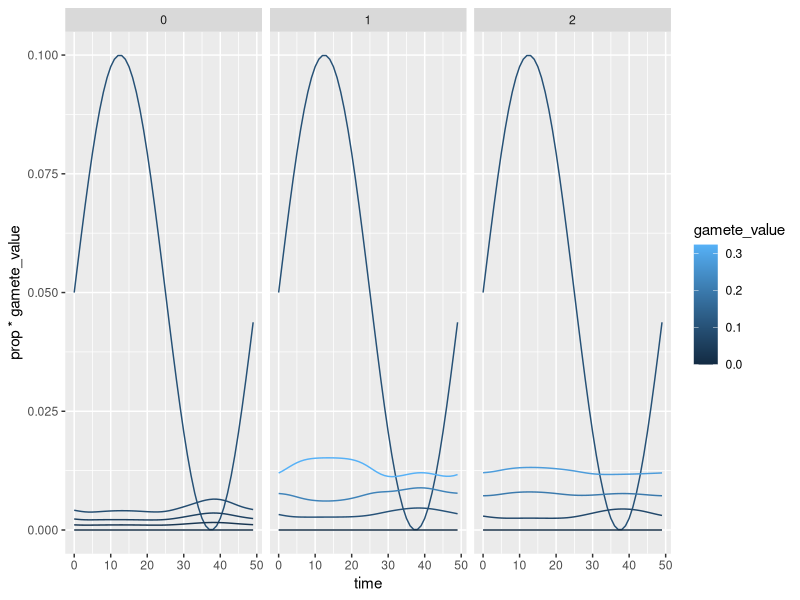
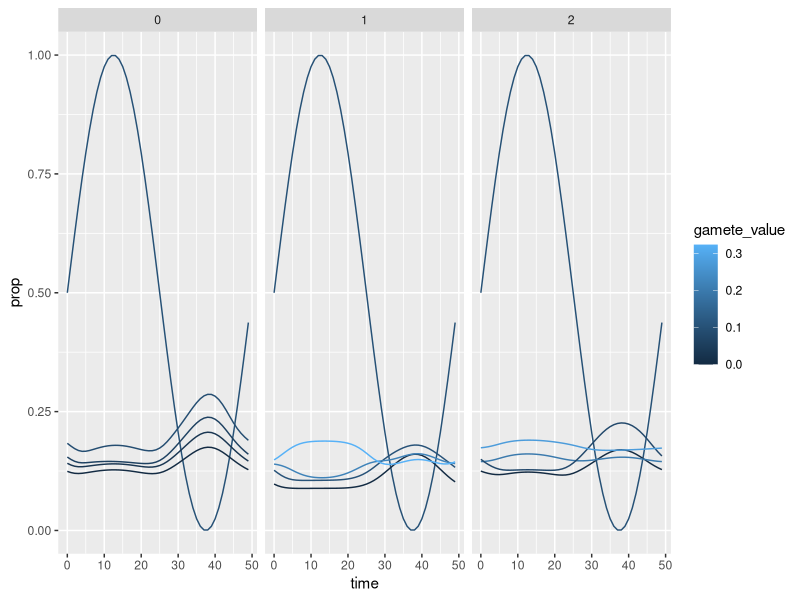
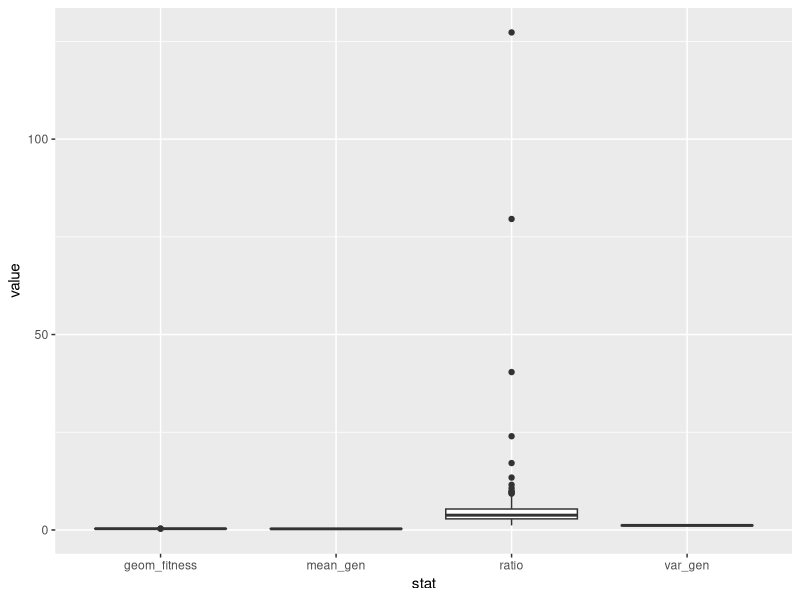

R code for these plots, in order:
## ---- chunk 1
knitr::opts_chunk$set(echo = TRUE)
## ---- chunk 2
# allow the getActiveDocumentContext() function
library("ggplot2") 

# for nice plots
library("rstudioapi") 

# set the working directory in the active file
setwd(dirname(getActiveDocumentContext()$path)) 
## ---- chunk 3
stats <- read.csv("stats/a50_L50_d0_s5_u0_n2.csv",
                  sep = "\t", header = TRUE)
distr <-  read.csv("full_distr/a50_L50_d0_s5_u0_n2.csv",
                   sep = "\t", header = TRUE) 

head(stats)
head(distr)
## ---- chunk 4
num_loci <- 2
num_gamete <- 2^num_loci
L <- 50
## ---- chunk 5
distr <- distr[(1+(0*((num_gamete+1)*L))):(3*((num_gamete+1)*L)), ]
ggplot(distr, aes(x = time, y = prop*gamete_value, color = gamete_value, group = gamete_num)) + geom_line() + facet_grid(.~sim_num)
distr <-  read.csv("full_distr/a50_L50_d0_s5_u0_n2.csv", sep = "\t", header = TRUE)
## ---- chunk 6
distr <- distr[(1+(0*((num_gamete+1)*L))):(3*((num_gamete+1)*L)), ]
distr$prop[distr$gamete_num >= 0] <- distr$prop[distr$gamete_num >= 0]*num_gamete
ggplot(distr, aes(x = time, y = prop, color = gamete_value, group = gamete_num)) + geom_line() + facet_grid(.~sim_num)
distr <-  read.csv("full_distr/a50_L50_d0_s5_u0_n2.csv", sep = "\t", header = TRUE)

## ---- chunk 7
ggplot(stats, aes(x = stat, y = value)) + geom_boxplot()
